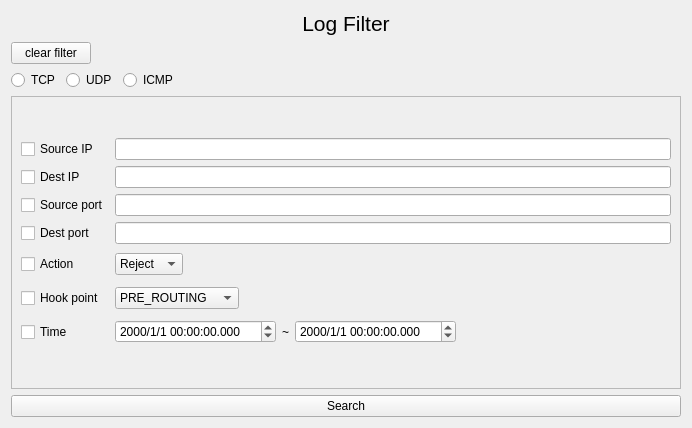
<?xml version="1.0" encoding="UTF-8"?>
<ui version="4.0">
 <class>log_filter</class>
 <widget class="QWidget" name="log_filter">
  <property name="geometry">
   <rect>
    <x>0</x>
    <y>0</y>
    <width>692</width>
    <height>428</height>
   </rect>
  </property>
  <property name="windowTitle">
   <string>Form</string>
  </property>
  <layout class="QGridLayout" name="gridLayout">
   <item row="0" column="0">
    <layout class="QVBoxLayout" name="verticalLayout">
     <item>
      <widget class="QLabel" name="label">
       <property name="font">
        <font>
         <pointsize>16</pointsize>
        </font>
       </property>
       <property name="text">
        <string>Log Filter</string>
       </property>
       <property name="alignment">
        <set>Qt::AlignCenter</set>
       </property>
      </widget>
     </item>
     <item>
      <layout class="QHBoxLayout" name="horizontalLayout">
       <item>
        <widget class="QPushButton" name="btn_clear_filter">
         <property name="text">
          <string>clear filter</string>
         </property>
        </widget>
       </item>
       <item>
        <spacer name="horizontalSpacer_2">
         <property name="orientation">
          <enum>Qt::Horizontal</enum>
         </property>
         <property name="sizeHint" stdset="0">
          <size>
           <width>40</width>
           <height>20</height>
          </size>
         </property>
        </spacer>
       </item>
      </layout>
     </item>
     <item>
      <layout class="QHBoxLayout" name="horizontalLayout_2">
       <item>
        <widget class="QRadioButton" name="choice_tcp">
         <property name="text">
          <string>TCP</string>
         </property>
        </widget>
       </item>
       <item>
        <widget class="QRadioButton" name="choice_udp">
         <property name="text">
          <string>UDP</string>
         </property>
        </widget>
       </item>
       <item>
        <widget class="QRadioButton" name="choice_icmp">
         <property name="text">
          <string>ICMP</string>
         </property>
        </widget>
       </item>
       <item>
        <spacer name="horizontalSpacer">
         <property name="orientation">
          <enum>Qt::Horizontal</enum>
         </property>
         <property name="sizeHint" stdset="0">
          <size>
           <width>40</width>
           <height>20</height>
          </size>
         </property>
        </spacer>
       </item>
      </layout>
     </item>
     <item>
      <widget class="QScrollArea" name="scrollArea">
       <property name="widgetResizable">
        <bool>true</bool>
       </property>
       <widget class="QWidget" name="scrollAreaWidgetContents">
        <property name="geometry">
         <rect>
          <x>0</x>
          <y>0</y>
          <width>670</width>
          <height>274</height>
         </rect>
        </property>
        <layout class="QGridLayout" name="gridLayout_3">
         <item row="0" column="0">
          <layout class="QGridLayout" name="gridLayout_2">
           <item row="0" column="0">
            <widget class="QCheckBox" name="srcip">
             <property name="text">
              <string>Source IP</string>
             </property>
            </widget>
           </item>
           <item row="0" column="1" colspan="6">
            <widget class="QLineEdit" name="srcip_filter">
             <property name="enabled">
              <bool>true</bool>
             </property>
            </widget>
           </item>
           <item row="1" column="0">
            <widget class="QCheckBox" name="dstip">
             <property name="text">
              <string>Dest IP</string>
             </property>
            </widget>
           </item>
           <item row="1" column="1" colspan="6">
            <widget class="QLineEdit" name="dstip_filter">
             <property name="enabled">
              <bool>true</bool>
             </property>
            </widget>
           </item>
           <item row="2" column="0">
            <widget class="QCheckBox" name="srcport">
             <property name="text">
              <string>Source port</string>
             </property>
            </widget>
           </item>
           <item row="2" column="1" colspan="6">
            <widget class="QLineEdit" name="srcport_filter">
             <property name="enabled">
              <bool>true</bool>
             </property>
            </widget>
           </item>
           <item row="3" column="0">
            <widget class="QCheckBox" name="dstport">
             <property name="text">
              <string>Dest port</string>
             </property>
            </widget>
           </item>
           <item row="3" column="1" colspan="6">
            <widget class="QLineEdit" name="dstport_filter">
             <property name="enabled">
              <bool>true</bool>
             </property>
            </widget>
           </item>
           <item row="4" column="0">
            <widget class="QCheckBox" name="action">
             <property name="text">
              <string>Action</string>
             </property>
            </widget>
           </item>
           <item row="4" column="1">
            <widget class="QComboBox" name="action_filter">
             <item>
              <property name="text">
               <string>Reject</string>
              </property>
             </item>
             <item>
              <property name="text">
               <string>Accept</string>
              </property>
             </item>
            </widget>
           </item>
           <item row="4" column="2" colspan="5">
            <spacer name="horizontalSpacer_3">
             <property name="orientation">
              <enum>Qt::Horizontal</enum>
             </property>
             <property name="sizeHint" stdset="0">
              <size>
               <width>408</width>
               <height>28</height>
              </size>
             </property>
            </spacer>
           </item>
           <item row="5" column="0">
            <widget class="QCheckBox" name="hp">
             <property name="text">
              <string>Hook point</string>
             </property>
            </widget>
           </item>
           <item row="5" column="1" colspan="2">
            <widget class="QComboBox" name="hp_filter">
             <item>
              <property name="text">
               <string>PRE_ROUTING</string>
              </property>
             </item>
             <item>
              <property name="text">
               <string>POST_ROUTING</string>
              </property>
             </item>
            </widget>
           </item>
           <item row="5" column="3" colspan="4">
            <spacer name="horizontalSpacer_4">
             <property name="orientation">
              <enum>Qt::Horizontal</enum>
             </property>
             <property name="sizeHint" stdset="0">
              <size>
               <width>358</width>
               <height>28</height>
              </size>
             </property>
            </spacer>
           </item>
           <item row="6" column="0">
            <widget class="QCheckBox" name="time">
             <property name="text">
              <string>Time</string>
             </property>
            </widget>
           </item>
           <item row="6" column="1" colspan="3">
            <widget class="QDateTimeEdit" name="start_time">
             <property name="displayFormat">
              <string>yyyy/M/d hh:mm:ss.zzz</string>
             </property>
            </widget>
           </item>
           <item row="6" column="4">
            <widget class="QLabel" name="label_2">
             <property name="text">
              <string>~</string>
             </property>
            </widget>
           </item>
           <item row="6" column="5">
            <widget class="QDateTimeEdit" name="end_time">
             <property name="displayFormat">
              <string>yyyy/M/d hh:mm:ss.zzz</string>
             </property>
            </widget>
           </item>
           <item row="6" column="6">
            <spacer name="horizontalSpacer_5">
             <property name="orientation">
              <enum>Qt::Horizontal</enum>
             </property>
             <property name="sizeHint" stdset="0">
              <size>
               <width>138</width>
               <height>28</height>
              </size>
             </property>
            </spacer>
           </item>
          </layout>
         </item>
        </layout>
       </widget>
      </widget>
     </item>
    </layout>
   </item>
   <item row="1" column="0">
    <widget class="QPushButton" name="btn_activate">
     <property name="text">
      <string>Search</string>
     </property>
    </widget>
   </item>
  </layout>
 </widget>
 <resources/>
 <connections/>
</ui>
